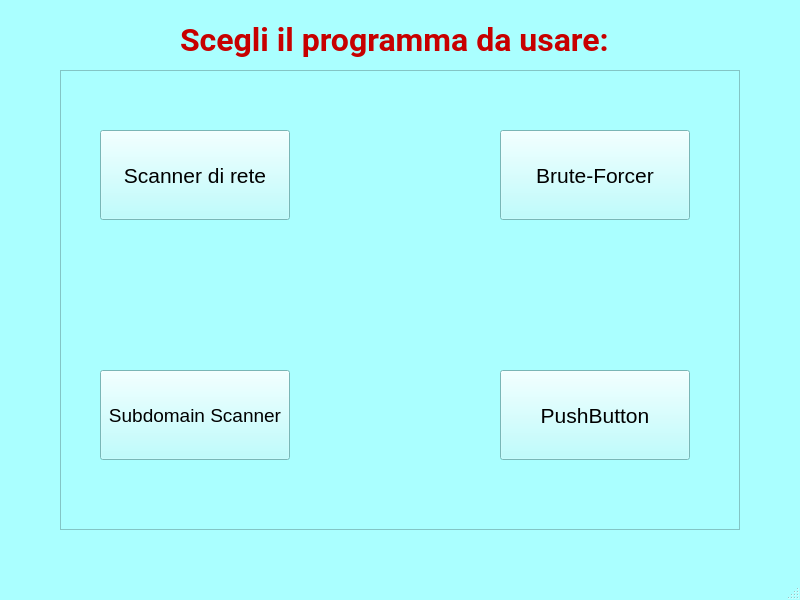
<?xml version="1.0" encoding="UTF-8"?>
<ui version="4.0">
 <class>MainWindow</class>
 <widget class="QMainWindow" name="MainWindow">
  <property name="geometry">
   <rect>
    <x>0</x>
    <y>0</y>
    <width>800</width>
    <height>600</height>
   </rect>
  </property>
  <property name="sizePolicy">
   <sizepolicy hsizetype="Preferred" vsizetype="Preferred">
    <horstretch>0</horstretch>
    <verstretch>0</verstretch>
   </sizepolicy>
  </property>
  <property name="palette">
   <palette>
    <active>
     <colorrole role="WindowText">
      <brush brushstyle="SolidPattern">
       <color alpha="255">
        <red>0</red>
        <green>0</green>
        <blue>0</blue>
       </color>
      </brush>
     </colorrole>
     <colorrole role="Button">
      <brush brushstyle="SolidPattern">
       <color alpha="255">
        <red>170</red>
        <green>255</green>
        <blue>255</blue>
       </color>
      </brush>
     </colorrole>
     <colorrole role="Light">
      <brush brushstyle="SolidPattern">
       <color alpha="255">
        <red>255</red>
        <green>255</green>
        <blue>255</blue>
       </color>
      </brush>
     </colorrole>
     <colorrole role="Midlight">
      <brush brushstyle="SolidPattern">
       <color alpha="255">
        <red>212</red>
        <green>255</green>
        <blue>255</blue>
       </color>
      </brush>
     </colorrole>
     <colorrole role="Dark">
      <brush brushstyle="SolidPattern">
       <color alpha="255">
        <red>85</red>
        <green>127</green>
        <blue>127</blue>
       </color>
      </brush>
     </colorrole>
     <colorrole role="Mid">
      <brush brushstyle="SolidPattern">
       <color alpha="255">
        <red>113</red>
        <green>170</green>
        <blue>170</blue>
       </color>
      </brush>
     </colorrole>
     <colorrole role="Text">
      <brush brushstyle="SolidPattern">
       <color alpha="255">
        <red>0</red>
        <green>0</green>
        <blue>0</blue>
       </color>
      </brush>
     </colorrole>
     <colorrole role="BrightText">
      <brush brushstyle="SolidPattern">
       <color alpha="255">
        <red>255</red>
        <green>255</green>
        <blue>255</blue>
       </color>
      </brush>
     </colorrole>
     <colorrole role="ButtonText">
      <brush brushstyle="SolidPattern">
       <color alpha="255">
        <red>0</red>
        <green>0</green>
        <blue>0</blue>
       </color>
      </brush>
     </colorrole>
     <colorrole role="Base">
      <brush brushstyle="SolidPattern">
       <color alpha="255">
        <red>255</red>
        <green>255</green>
        <blue>255</blue>
       </color>
      </brush>
     </colorrole>
     <colorrole role="Window">
      <brush brushstyle="SolidPattern">
       <color alpha="255">
        <red>170</red>
        <green>255</green>
        <blue>255</blue>
       </color>
      </brush>
     </colorrole>
     <colorrole role="Shadow">
      <brush brushstyle="SolidPattern">
       <color alpha="255">
        <red>0</red>
        <green>0</green>
        <blue>0</blue>
       </color>
      </brush>
     </colorrole>
     <colorrole role="AlternateBase">
      <brush brushstyle="SolidPattern">
       <color alpha="255">
        <red>212</red>
        <green>255</green>
        <blue>255</blue>
       </color>
      </brush>
     </colorrole>
     <colorrole role="ToolTipBase">
      <brush brushstyle="SolidPattern">
       <color alpha="255">
        <red>255</red>
        <green>255</green>
        <blue>220</blue>
       </color>
      </brush>
     </colorrole>
     <colorrole role="ToolTipText">
      <brush brushstyle="SolidPattern">
       <color alpha="255">
        <red>0</red>
        <green>0</green>
        <blue>0</blue>
       </color>
      </brush>
     </colorrole>
     <colorrole role="PlaceholderText">
      <brush brushstyle="SolidPattern">
       <color alpha="128">
        <red>0</red>
        <green>0</green>
        <blue>0</blue>
       </color>
      </brush>
     </colorrole>
    </active>
    <inactive>
     <colorrole role="WindowText">
      <brush brushstyle="SolidPattern">
       <color alpha="255">
        <red>0</red>
        <green>0</green>
        <blue>0</blue>
       </color>
      </brush>
     </colorrole>
     <colorrole role="Button">
      <brush brushstyle="SolidPattern">
       <color alpha="255">
        <red>170</red>
        <green>255</green>
        <blue>255</blue>
       </color>
      </brush>
     </colorrole>
     <colorrole role="Light">
      <brush brushstyle="SolidPattern">
       <color alpha="255">
        <red>255</red>
        <green>255</green>
        <blue>255</blue>
       </color>
      </brush>
     </colorrole>
     <colorrole role="Midlight">
      <brush brushstyle="SolidPattern">
       <color alpha="255">
        <red>212</red>
        <green>255</green>
        <blue>255</blue>
       </color>
      </brush>
     </colorrole>
     <colorrole role="Dark">
      <brush brushstyle="SolidPattern">
       <color alpha="255">
        <red>85</red>
        <green>127</green>
        <blue>127</blue>
       </color>
      </brush>
     </colorrole>
     <colorrole role="Mid">
      <brush brushstyle="SolidPattern">
       <color alpha="255">
        <red>113</red>
        <green>170</green>
        <blue>170</blue>
       </color>
      </brush>
     </colorrole>
     <colorrole role="Text">
      <brush brushstyle="SolidPattern">
       <color alpha="255">
        <red>0</red>
        <green>0</green>
        <blue>0</blue>
       </color>
      </brush>
     </colorrole>
     <colorrole role="BrightText">
      <brush brushstyle="SolidPattern">
       <color alpha="255">
        <red>255</red>
        <green>255</green>
        <blue>255</blue>
       </color>
      </brush>
     </colorrole>
     <colorrole role="ButtonText">
      <brush brushstyle="SolidPattern">
       <color alpha="255">
        <red>0</red>
        <green>0</green>
        <blue>0</blue>
       </color>
      </brush>
     </colorrole>
     <colorrole role="Base">
      <brush brushstyle="SolidPattern">
       <color alpha="255">
        <red>255</red>
        <green>255</green>
        <blue>255</blue>
       </color>
      </brush>
     </colorrole>
     <colorrole role="Window">
      <brush brushstyle="SolidPattern">
       <color alpha="255">
        <red>170</red>
        <green>255</green>
        <blue>255</blue>
       </color>
      </brush>
     </colorrole>
     <colorrole role="Shadow">
      <brush brushstyle="SolidPattern">
       <color alpha="255">
        <red>0</red>
        <green>0</green>
        <blue>0</blue>
       </color>
      </brush>
     </colorrole>
     <colorrole role="AlternateBase">
      <brush brushstyle="SolidPattern">
       <color alpha="255">
        <red>212</red>
        <green>255</green>
        <blue>255</blue>
       </color>
      </brush>
     </colorrole>
     <colorrole role="ToolTipBase">
      <brush brushstyle="SolidPattern">
       <color alpha="255">
        <red>255</red>
        <green>255</green>
        <blue>220</blue>
       </color>
      </brush>
     </colorrole>
     <colorrole role="ToolTipText">
      <brush brushstyle="SolidPattern">
       <color alpha="255">
        <red>0</red>
        <green>0</green>
        <blue>0</blue>
       </color>
      </brush>
     </colorrole>
     <colorrole role="PlaceholderText">
      <brush brushstyle="SolidPattern">
       <color alpha="128">
        <red>0</red>
        <green>0</green>
        <blue>0</blue>
       </color>
      </brush>
     </colorrole>
    </inactive>
    <disabled>
     <colorrole role="WindowText">
      <brush brushstyle="SolidPattern">
       <color alpha="255">
        <red>85</red>
        <green>127</green>
        <blue>127</blue>
       </color>
      </brush>
     </colorrole>
     <colorrole role="Button">
      <brush brushstyle="SolidPattern">
       <color alpha="255">
        <red>170</red>
        <green>255</green>
        <blue>255</blue>
       </color>
      </brush>
     </colorrole>
     <colorrole role="Light">
      <brush brushstyle="SolidPattern">
       <color alpha="255">
        <red>255</red>
        <green>255</green>
        <blue>255</blue>
       </color>
      </brush>
     </colorrole>
     <colorrole role="Midlight">
      <brush brushstyle="SolidPattern">
       <color alpha="255">
        <red>212</red>
        <green>255</green>
        <blue>255</blue>
       </color>
      </brush>
     </colorrole>
     <colorrole role="Dark">
      <brush brushstyle="SolidPattern">
       <color alpha="255">
        <red>85</red>
        <green>127</green>
        <blue>127</blue>
       </color>
      </brush>
     </colorrole>
     <colorrole role="Mid">
      <brush brushstyle="SolidPattern">
       <color alpha="255">
        <red>113</red>
        <green>170</green>
        <blue>170</blue>
       </color>
      </brush>
     </colorrole>
     <colorrole role="Text">
      <brush brushstyle="SolidPattern">
       <color alpha="255">
        <red>85</red>
        <green>127</green>
        <blue>127</blue>
       </color>
      </brush>
     </colorrole>
     <colorrole role="BrightText">
      <brush brushstyle="SolidPattern">
       <color alpha="255">
        <red>255</red>
        <green>255</green>
        <blue>255</blue>
       </color>
      </brush>
     </colorrole>
     <colorrole role="ButtonText">
      <brush brushstyle="SolidPattern">
       <color alpha="255">
        <red>85</red>
        <green>127</green>
        <blue>127</blue>
       </color>
      </brush>
     </colorrole>
     <colorrole role="Base">
      <brush brushstyle="SolidPattern">
       <color alpha="255">
        <red>170</red>
        <green>255</green>
        <blue>255</blue>
       </color>
      </brush>
     </colorrole>
     <colorrole role="Window">
      <brush brushstyle="SolidPattern">
       <color alpha="255">
        <red>170</red>
        <green>255</green>
        <blue>255</blue>
       </color>
      </brush>
     </colorrole>
     <colorrole role="Shadow">
      <brush brushstyle="SolidPattern">
       <color alpha="255">
        <red>0</red>
        <green>0</green>
        <blue>0</blue>
       </color>
      </brush>
     </colorrole>
     <colorrole role="AlternateBase">
      <brush brushstyle="SolidPattern">
       <color alpha="255">
        <red>170</red>
        <green>255</green>
        <blue>255</blue>
       </color>
      </brush>
     </colorrole>
     <colorrole role="ToolTipBase">
      <brush brushstyle="SolidPattern">
       <color alpha="255">
        <red>255</red>
        <green>255</green>
        <blue>220</blue>
       </color>
      </brush>
     </colorrole>
     <colorrole role="ToolTipText">
      <brush brushstyle="SolidPattern">
       <color alpha="255">
        <red>0</red>
        <green>0</green>
        <blue>0</blue>
       </color>
      </brush>
     </colorrole>
     <colorrole role="PlaceholderText">
      <brush brushstyle="SolidPattern">
       <color alpha="128">
        <red>0</red>
        <green>0</green>
        <blue>0</blue>
       </color>
      </brush>
     </colorrole>
    </disabled>
   </palette>
  </property>
  <property name="mouseTracking">
   <bool>false</bool>
  </property>
  <property name="tabletTracking">
   <bool>false</bool>
  </property>
  <property name="windowTitle">
   <string>MainWindow</string>
  </property>
  <widget class="QWidget" name="centralwidget">
   <widget class="QFrame" name="frame">
    <property name="geometry">
     <rect>
      <x>60</x>
      <y>70</y>
      <width>680</width>
      <height>460</height>
     </rect>
    </property>
    <property name="sizePolicy">
     <sizepolicy hsizetype="Preferred" vsizetype="Expanding">
      <horstretch>0</horstretch>
      <verstretch>0</verstretch>
     </sizepolicy>
    </property>
    <property name="font">
     <font>
      <family>Arial</family>
      <pointsize>14</pointsize>
     </font>
    </property>
    <property name="frameShape">
     <enum>QFrame::StyledPanel</enum>
    </property>
    <property name="frameShadow">
     <enum>QFrame::Raised</enum>
    </property>
    <widget class="QPushButton" name="pushButton">
     <property name="geometry">
      <rect>
       <x>40</x>
       <y>60</y>
       <width>190</width>
       <height>90</height>
      </rect>
     </property>
     <property name="sizePolicy">
      <sizepolicy hsizetype="Preferred" vsizetype="Fixed">
       <horstretch>0</horstretch>
       <verstretch>0</verstretch>
      </sizepolicy>
     </property>
     <property name="font">
      <font>
       <pointsize>16</pointsize>
      </font>
     </property>
     <property name="mouseTracking">
      <bool>false</bool>
     </property>
     <property name="text">
      <string>Scanner di rete</string>
     </property>
    </widget>
    <widget class="QPushButton" name="pushButton_2">
     <property name="geometry">
      <rect>
       <x>440</x>
       <y>60</y>
       <width>190</width>
       <height>90</height>
      </rect>
     </property>
     <property name="sizePolicy">
      <sizepolicy hsizetype="Preferred" vsizetype="Fixed">
       <horstretch>0</horstretch>
       <verstretch>0</verstretch>
      </sizepolicy>
     </property>
     <property name="font">
      <font>
       <pointsize>16</pointsize>
      </font>
     </property>
     <property name="text">
      <string>Brute-Forcer</string>
     </property>
    </widget>
    <widget class="QPushButton" name="pushButton_4">
     <property name="geometry">
      <rect>
       <x>440</x>
       <y>300</y>
       <width>190</width>
       <height>90</height>
      </rect>
     </property>
     <property name="sizePolicy">
      <sizepolicy hsizetype="Preferred" vsizetype="Fixed">
       <horstretch>0</horstretch>
       <verstretch>0</verstretch>
      </sizepolicy>
     </property>
     <property name="font">
      <font>
       <pointsize>16</pointsize>
      </font>
     </property>
     <property name="text">
      <string>PushButton</string>
     </property>
    </widget>
    <widget class="QPushButton" name="pushButton_3">
     <property name="geometry">
      <rect>
       <x>40</x>
       <y>300</y>
       <width>190</width>
       <height>90</height>
      </rect>
     </property>
     <property name="sizePolicy">
      <sizepolicy hsizetype="Preferred" vsizetype="Fixed">
       <horstretch>0</horstretch>
       <verstretch>0</verstretch>
      </sizepolicy>
     </property>
     <property name="font">
      <font>
       <pointsize>14</pointsize>
      </font>
     </property>
     <property name="text">
      <string>Subdomain Scanner</string>
     </property>
    </widget>
   </widget>
   <widget class="QLabel" name="main_label">
    <property name="geometry">
     <rect>
      <x>180</x>
      <y>10</y>
      <width>450</width>
      <height>60</height>
     </rect>
    </property>
    <property name="sizePolicy">
     <sizepolicy hsizetype="Preferred" vsizetype="Preferred">
      <horstretch>0</horstretch>
      <verstretch>0</verstretch>
     </sizepolicy>
    </property>
    <property name="palette">
     <palette>
      <active>
       <colorrole role="WindowText">
        <brush brushstyle="SolidPattern">
         <color alpha="255">
          <red>199</red>
          <green>0</green>
          <blue>0</blue>
         </color>
        </brush>
       </colorrole>
       <colorrole role="Button">
        <brush brushstyle="SolidPattern">
         <color alpha="255">
          <red>186</red>
          <green>0</green>
          <blue>0</blue>
         </color>
        </brush>
       </colorrole>
       <colorrole role="Light">
        <brush brushstyle="SolidPattern">
         <color alpha="255">
          <red>255</red>
          <green>24</green>
          <blue>24</blue>
         </color>
        </brush>
       </colorrole>
       <colorrole role="Midlight">
        <brush brushstyle="SolidPattern">
         <color alpha="255">
          <red>220</red>
          <green>12</green>
          <blue>12</blue>
         </color>
        </brush>
       </colorrole>
       <colorrole role="Dark">
        <brush brushstyle="SolidPattern">
         <color alpha="255">
          <red>93</red>
          <green>0</green>
          <blue>0</blue>
         </color>
        </brush>
       </colorrole>
       <colorrole role="Mid">
        <brush brushstyle="SolidPattern">
         <color alpha="255">
          <red>124</red>
          <green>0</green>
          <blue>0</blue>
         </color>
        </brush>
       </colorrole>
       <colorrole role="Text">
        <brush brushstyle="SolidPattern">
         <color alpha="255">
          <red>0</red>
          <green>0</green>
          <blue>0</blue>
         </color>
        </brush>
       </colorrole>
       <colorrole role="BrightText">
        <brush brushstyle="SolidPattern">
         <color alpha="255">
          <red>255</red>
          <green>255</green>
          <blue>255</blue>
         </color>
        </brush>
       </colorrole>
       <colorrole role="ButtonText">
        <brush brushstyle="SolidPattern">
         <color alpha="255">
          <red>0</red>
          <green>0</green>
          <blue>0</blue>
         </color>
        </brush>
       </colorrole>
       <colorrole role="Base">
        <brush brushstyle="SolidPattern">
         <color alpha="255">
          <red>255</red>
          <green>255</green>
          <blue>255</blue>
         </color>
        </brush>
       </colorrole>
       <colorrole role="Window">
        <brush brushstyle="SolidPattern">
         <color alpha="255">
          <red>186</red>
          <green>0</green>
          <blue>0</blue>
         </color>
        </brush>
       </colorrole>
       <colorrole role="Shadow">
        <brush brushstyle="SolidPattern">
         <color alpha="255">
          <red>0</red>
          <green>0</green>
          <blue>0</blue>
         </color>
        </brush>
       </colorrole>
       <colorrole role="AlternateBase">
        <brush brushstyle="SolidPattern">
         <color alpha="255">
          <red>220</red>
          <green>127</green>
          <blue>127</blue>
         </color>
        </brush>
       </colorrole>
       <colorrole role="ToolTipBase">
        <brush brushstyle="SolidPattern">
         <color alpha="255">
          <red>255</red>
          <green>255</green>
          <blue>220</blue>
         </color>
        </brush>
       </colorrole>
       <colorrole role="ToolTipText">
        <brush brushstyle="SolidPattern">
         <color alpha="255">
          <red>0</red>
          <green>0</green>
          <blue>0</blue>
         </color>
        </brush>
       </colorrole>
       <colorrole role="PlaceholderText">
        <brush brushstyle="SolidPattern">
         <color alpha="128">
          <red>0</red>
          <green>0</green>
          <blue>0</blue>
         </color>
        </brush>
       </colorrole>
      </active>
      <inactive>
       <colorrole role="WindowText">
        <brush brushstyle="SolidPattern">
         <color alpha="255">
          <red>199</red>
          <green>0</green>
          <blue>0</blue>
         </color>
        </brush>
       </colorrole>
       <colorrole role="Button">
        <brush brushstyle="SolidPattern">
         <color alpha="255">
          <red>186</red>
          <green>0</green>
          <blue>0</blue>
         </color>
        </brush>
       </colorrole>
       <colorrole role="Light">
        <brush brushstyle="SolidPattern">
         <color alpha="255">
          <red>255</red>
          <green>24</green>
          <blue>24</blue>
         </color>
        </brush>
       </colorrole>
       <colorrole role="Midlight">
        <brush brushstyle="SolidPattern">
         <color alpha="255">
          <red>220</red>
          <green>12</green>
          <blue>12</blue>
         </color>
        </brush>
       </colorrole>
       <colorrole role="Dark">
        <brush brushstyle="SolidPattern">
         <color alpha="255">
          <red>93</red>
          <green>0</green>
          <blue>0</blue>
         </color>
        </brush>
       </colorrole>
       <colorrole role="Mid">
        <brush brushstyle="SolidPattern">
         <color alpha="255">
          <red>124</red>
          <green>0</green>
          <blue>0</blue>
         </color>
        </brush>
       </colorrole>
       <colorrole role="Text">
        <brush brushstyle="SolidPattern">
         <color alpha="255">
          <red>0</red>
          <green>0</green>
          <blue>0</blue>
         </color>
        </brush>
       </colorrole>
       <colorrole role="BrightText">
        <brush brushstyle="SolidPattern">
         <color alpha="255">
          <red>255</red>
          <green>255</green>
          <blue>255</blue>
         </color>
        </brush>
       </colorrole>
       <colorrole role="ButtonText">
        <brush brushstyle="SolidPattern">
         <color alpha="255">
          <red>0</red>
          <green>0</green>
          <blue>0</blue>
         </color>
        </brush>
       </colorrole>
       <colorrole role="Base">
        <brush brushstyle="SolidPattern">
         <color alpha="255">
          <red>255</red>
          <green>255</green>
          <blue>255</blue>
         </color>
        </brush>
       </colorrole>
       <colorrole role="Window">
        <brush brushstyle="SolidPattern">
         <color alpha="255">
          <red>186</red>
          <green>0</green>
          <blue>0</blue>
         </color>
        </brush>
       </colorrole>
       <colorrole role="Shadow">
        <brush brushstyle="SolidPattern">
         <color alpha="255">
          <red>0</red>
          <green>0</green>
          <blue>0</blue>
         </color>
        </brush>
       </colorrole>
       <colorrole role="AlternateBase">
        <brush brushstyle="SolidPattern">
         <color alpha="255">
          <red>220</red>
          <green>127</green>
          <blue>127</blue>
         </color>
        </brush>
       </colorrole>
       <colorrole role="ToolTipBase">
        <brush brushstyle="SolidPattern">
         <color alpha="255">
          <red>255</red>
          <green>255</green>
          <blue>220</blue>
         </color>
        </brush>
       </colorrole>
       <colorrole role="ToolTipText">
        <brush brushstyle="SolidPattern">
         <color alpha="255">
          <red>0</red>
          <green>0</green>
          <blue>0</blue>
         </color>
        </brush>
       </colorrole>
       <colorrole role="PlaceholderText">
        <brush brushstyle="SolidPattern">
         <color alpha="128">
          <red>0</red>
          <green>0</green>
          <blue>0</blue>
         </color>
        </brush>
       </colorrole>
      </inactive>
      <disabled>
       <colorrole role="WindowText">
        <brush brushstyle="SolidPattern">
         <color alpha="255">
          <red>93</red>
          <green>0</green>
          <blue>0</blue>
         </color>
        </brush>
       </colorrole>
       <colorrole role="Button">
        <brush brushstyle="SolidPattern">
         <color alpha="255">
          <red>186</red>
          <green>0</green>
          <blue>0</blue>
         </color>
        </brush>
       </colorrole>
       <colorrole role="Light">
        <brush brushstyle="SolidPattern">
         <color alpha="255">
          <red>255</red>
          <green>24</green>
          <blue>24</blue>
         </color>
        </brush>
       </colorrole>
       <colorrole role="Midlight">
        <brush brushstyle="SolidPattern">
         <color alpha="255">
          <red>220</red>
          <green>12</green>
          <blue>12</blue>
         </color>
        </brush>
       </colorrole>
       <colorrole role="Dark">
        <brush brushstyle="SolidPattern">
         <color alpha="255">
          <red>93</red>
          <green>0</green>
          <blue>0</blue>
         </color>
        </brush>
       </colorrole>
       <colorrole role="Mid">
        <brush brushstyle="SolidPattern">
         <color alpha="255">
          <red>124</red>
          <green>0</green>
          <blue>0</blue>
         </color>
        </brush>
       </colorrole>
       <colorrole role="Text">
        <brush brushstyle="SolidPattern">
         <color alpha="255">
          <red>93</red>
          <green>0</green>
          <blue>0</blue>
         </color>
        </brush>
       </colorrole>
       <colorrole role="BrightText">
        <brush brushstyle="SolidPattern">
         <color alpha="255">
          <red>255</red>
          <green>255</green>
          <blue>255</blue>
         </color>
        </brush>
       </colorrole>
       <colorrole role="ButtonText">
        <brush brushstyle="SolidPattern">
         <color alpha="255">
          <red>93</red>
          <green>0</green>
          <blue>0</blue>
         </color>
        </brush>
       </colorrole>
       <colorrole role="Base">
        <brush brushstyle="SolidPattern">
         <color alpha="255">
          <red>186</red>
          <green>0</green>
          <blue>0</blue>
         </color>
        </brush>
       </colorrole>
       <colorrole role="Window">
        <brush brushstyle="SolidPattern">
         <color alpha="255">
          <red>186</red>
          <green>0</green>
          <blue>0</blue>
         </color>
        </brush>
       </colorrole>
       <colorrole role="Shadow">
        <brush brushstyle="SolidPattern">
         <color alpha="255">
          <red>0</red>
          <green>0</green>
          <blue>0</blue>
         </color>
        </brush>
       </colorrole>
       <colorrole role="AlternateBase">
        <brush brushstyle="SolidPattern">
         <color alpha="255">
          <red>186</red>
          <green>0</green>
          <blue>0</blue>
         </color>
        </brush>
       </colorrole>
       <colorrole role="ToolTipBase">
        <brush brushstyle="SolidPattern">
         <color alpha="255">
          <red>255</red>
          <green>255</green>
          <blue>220</blue>
         </color>
        </brush>
       </colorrole>
       <colorrole role="ToolTipText">
        <brush brushstyle="SolidPattern">
         <color alpha="255">
          <red>0</red>
          <green>0</green>
          <blue>0</blue>
         </color>
        </brush>
       </colorrole>
       <colorrole role="PlaceholderText">
        <brush brushstyle="SolidPattern">
         <color alpha="128">
          <red>0</red>
          <green>0</green>
          <blue>0</blue>
         </color>
        </brush>
       </colorrole>
      </disabled>
     </palette>
    </property>
    <property name="font">
     <font>
      <family>Roboto</family>
      <pointsize>24</pointsize>
      <weight>75</weight>
      <bold>true</bold>
     </font>
    </property>
    <property name="text">
     <string>Scegli il programma da usare:</string>
    </property>
   </widget>
  </widget>
  <widget class="QMenuBar" name="menubar">
   <property name="geometry">
    <rect>
     <x>0</x>
     <y>0</y>
     <width>800</width>
     <height>21</height>
    </rect>
   </property>
  </widget>
  <widget class="QStatusBar" name="statusbar"/>
 </widget>
 <resources/>
 <connections/>
</ui>
